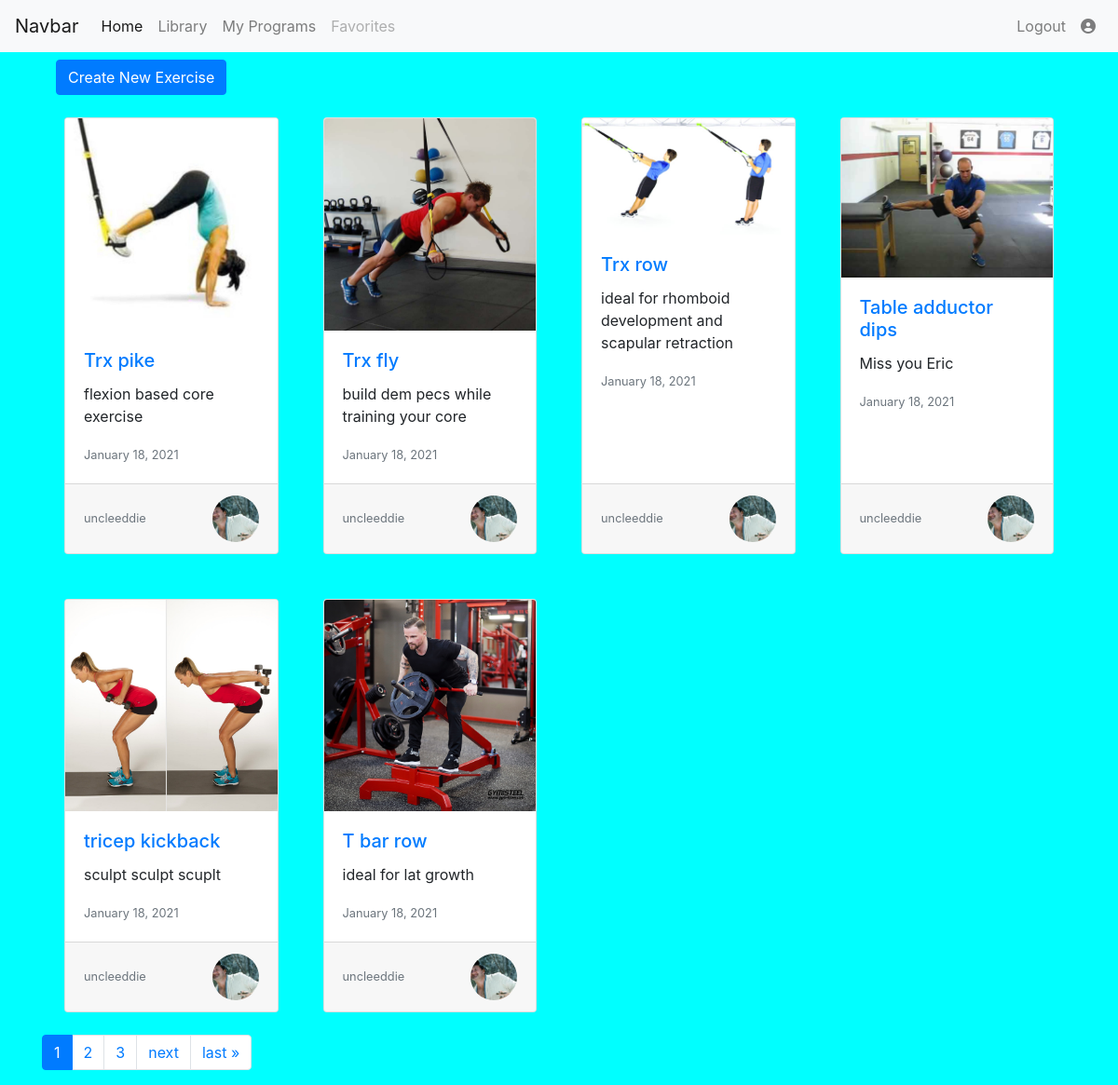
Screenshot of / (signed in) with the database file from the repository.
### exercises/models.py (models this page shows, shortened)
class Exercise(models.Model):
    title = models.CharField(max_length=80)
    description= models.TextField()
    date_posted = models.DateTimeField(default=timezone.now)
    last_modified = models.DateTimeField(auto_now=True)
    author = models.ForeignKey(User, on_delete=models.CASCADE)
    image= models.ImageField(default='default_exercise.png', upload_to='exercise_pics')

class Profile(models.Model):
    user= models.OneToOneField(User, on_delete=models.CASCADE)
    pic= models.ImageField(default='default.jpg', upload_to='profile_pics')

### exercises/views.py (the view)
# urls.py: path('', ExerciseListView.as_view(), name="exercises-home"),
class ExerciseListView(ListView):
    model = Exercise
    template_name = "exercises/home.html"
    context_object_name ='exercises'
    ordering = ['-date_posted']
    paginate_by = 6

### exercises/templates/exercises/home.html (shortened to what this page needs)
{% extends "exercises/layout.html" %}
{% block content %}
    <div class="container mt-2">
        <a class="btn btn-primary" href="{% url 'exercise_create' %}">Create New Exercise</a>
    </div>
   <div class="home-container">
    {% for exercise in exercises %}
        <div class="card m-4" style="max-width: 18rem;">
            <img class="card-img-top" src="{{exercise.image.url}}" alt="Card image cap">
            <div class="card-body">
            <h5 class="card-title"><a href="{% url 'exercise_detail' exercise.pk %}">{{exercise.title}}</a></h5>
            <p class="card-text">{{exercise.description}}</p>
            <p class="card-text"><small class="text-muted">{{exercise.date_posted|date:" F d, Y"}}</small></p>
            </div>
            <div class="card-footer d-flex justify-content-between">
                <small class="align-self-center text-muted">{{exercise.author}}</small>
                <img style="max-width: 50px; max-height: 50px;"class="profile-img rounded-circle img-fluid" src="{{exercise.author.profile.pic.url}}">
            </div>
        </div>
    {% endfor %}
   </div>
    <nav class="pagination" aria-label="Page navigation">
        <ul class="step-links pagination">
            {% for num in page_obj.paginator.page_range %}
                {% if page_obj.number == num %}
                    <li class="page-item active"><a class="page-link" href="?page={{num}}">{{num}}</a></li>
                {% elif num > page_obj.number|add:'-3' and page_obj.number|add:'3' > num %}
                    <li class="page-item"><a class="page-link" href="?page={{num}}">{{num}}</a></li>
                {% endif %}
            {% endfor %}
            {% if page_obj.has_next %}
            <li class="page-item"><a class="page-link" href="?page={{page_obj.next_page_number}}">next</a></li>
            <li class="page-item"><a class="page-link" href="?page={{page_obj.paginator.num_pages}}">last &raquo;</a></li>
            {% endif %}
        </ul>
    </nav>
{% endblock content %}

### exercises/static/exercises/style.css (style rules this page uses)
body { background-color: aqua; }
.profile-img { height: 150px; width: 150px; object-fit: cover; }
.home-container { display:grid; grid-template-columns: repeat(auto-fill, minmax(250px, 1fr)); }

### rows the page displays
Exercise: image (picture), title "Trx pike", description "flexion based core exercise", date_posted "January 18, 2021", author "uncleeddie", author.profile.pic (picture)
Exercise: image (picture), title "Trx fly", description "build dem pecs while training your core", date_posted "January 18, 2021", author "uncleeddie", author.profile.pic (picture)
Exercise: image (picture), title "Trx row", description "ideal for rhomboid development and scapular retraction", date_posted "January 18, 2021", author "uncleeddie", author.profile.pic (picture)
Exercise: image (picture), title "Table adductor dips", description "Miss you Eric", date_posted "January 18, 2021", author "uncleeddie", author.profile.pic (picture)
Exercise: image (picture), title "tricep kickback", description "sculpt sculpt scuplt", date_posted "January 18, 2021", author "uncleeddie", author.profile.pic (picture)
Exercise: image (picture), title "T bar row", description "ideal for lat growth", date_posted "January 18, 2021", author "uncleeddie", author.profile.pic (picture)

### other values shown
{{ num }} "1"
{{ num }} "2" "3"
